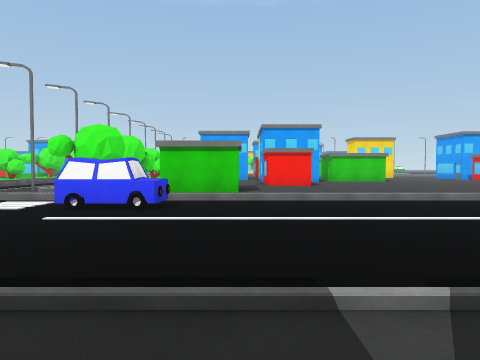
View 1 (above)

24 first-person views from a walk through a 3-D level made in the Unity game engine. The camera is 1.3 m above the floor, tilts 2° down and sees 70° across. The floor is counted in squares, 2 m on a side. Each view is taken from the middle of a square. On the plan, view 1 faces up. The plan holds only what a view shows up to about 10 squares ahead; the rest is blank. The place goes on beyond the plan. The player is left out. Surface patterns are stand-ins for the level's own textures.

View 2
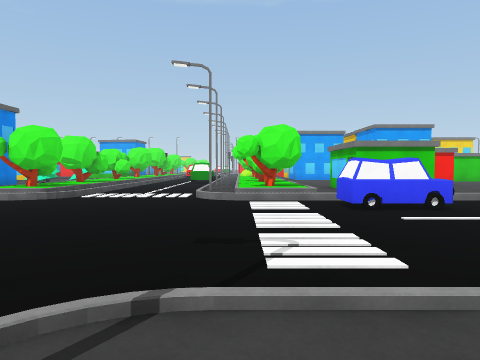

View 3
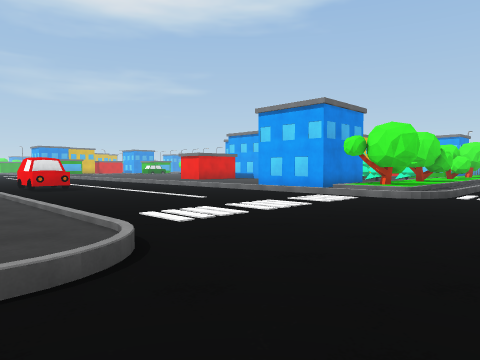

View 4
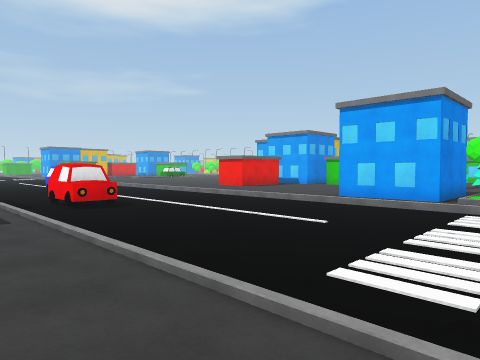

View 5
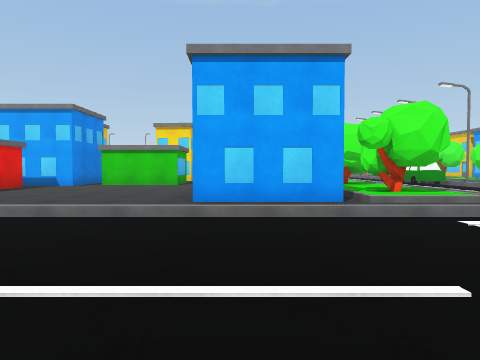

View 6
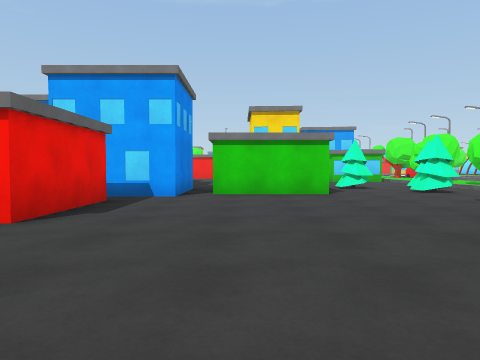

View 7
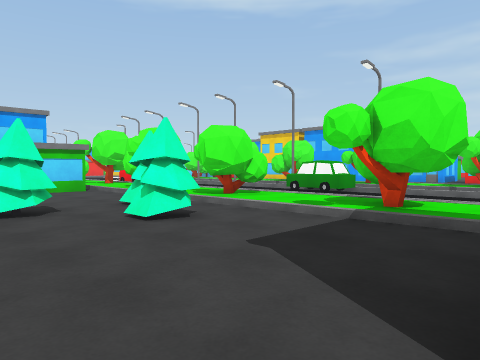

View 8
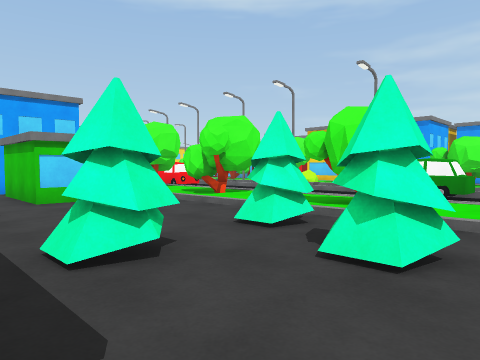

View 9
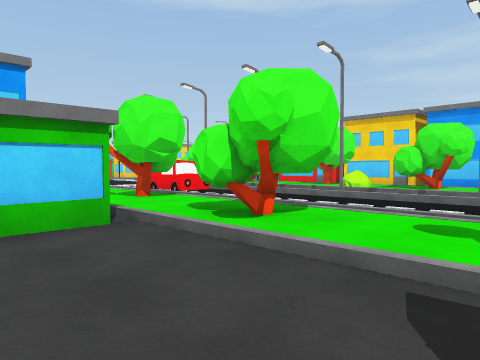

View 10
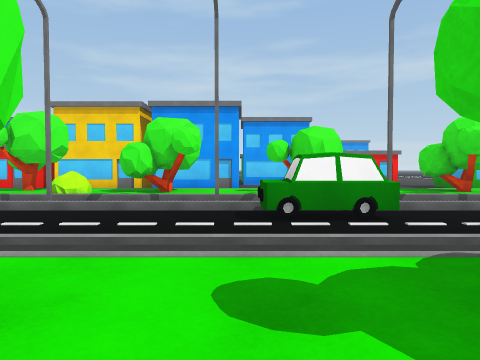

View 11
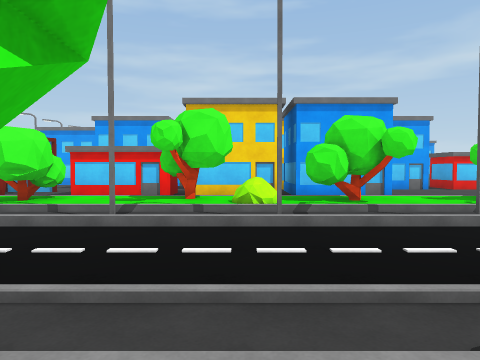

View 12
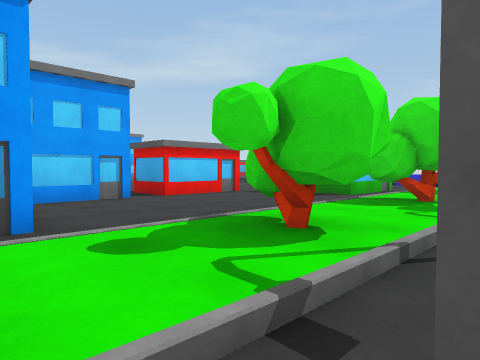

View 13
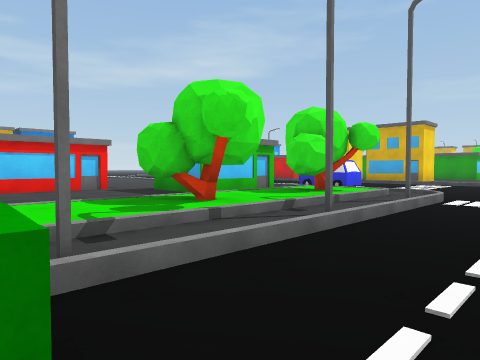

View 14
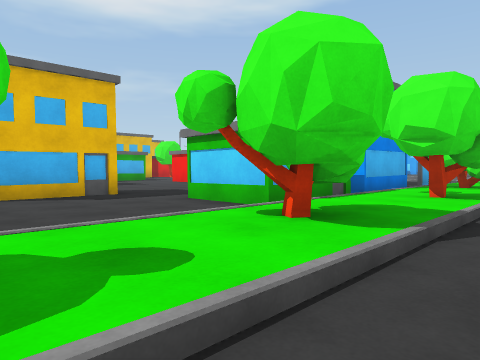

View 15
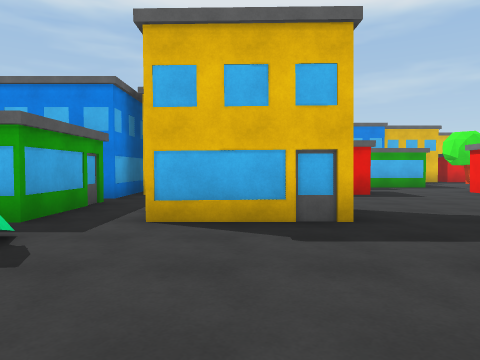

View 16
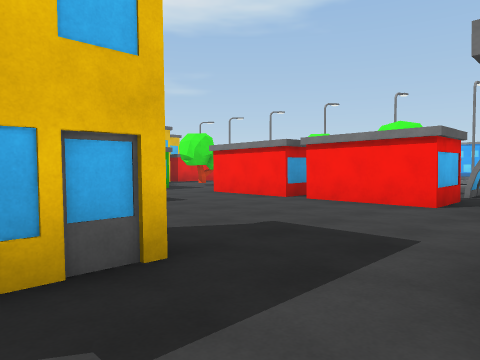

View 17
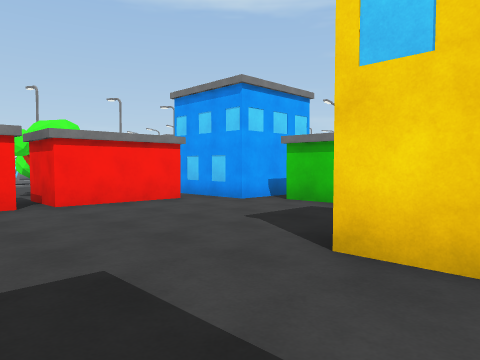

View 18
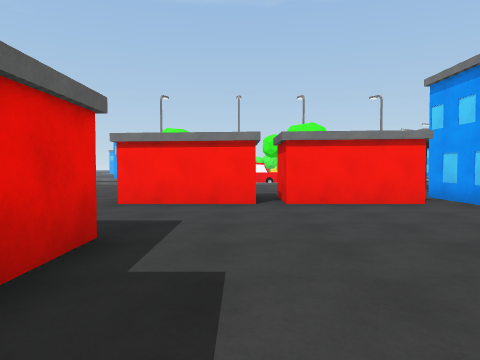

View 19
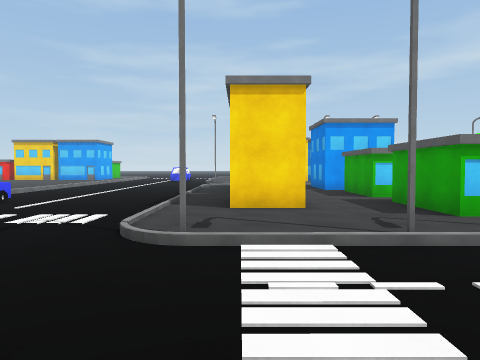

View 20
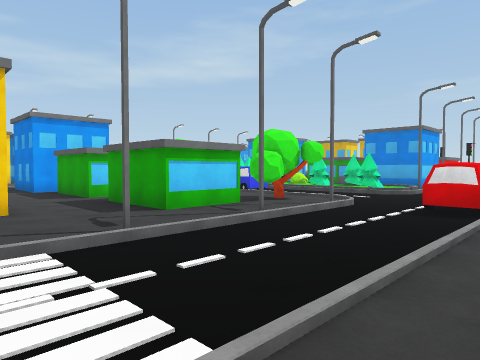

View 21
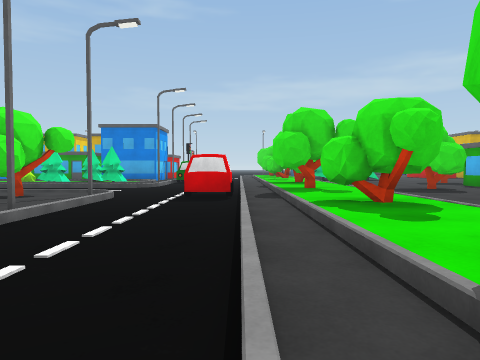

View 22
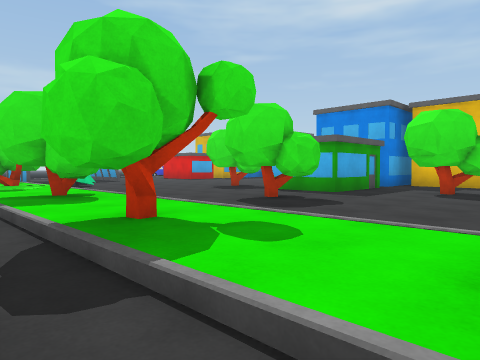

View 23
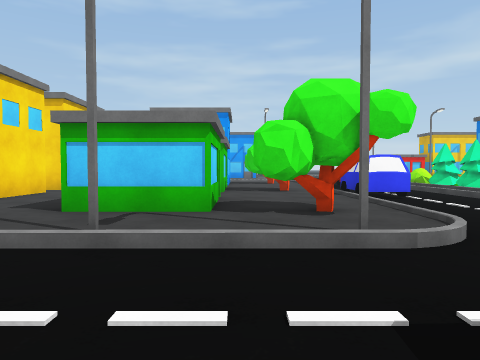

View 24
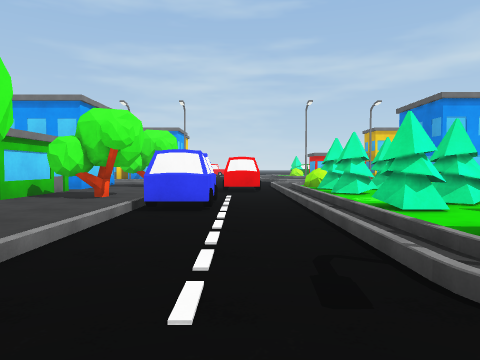

### Floor plan
Key: @ floor where view 1 was taken; # wall or solid block; . main floor; : floor 0.25 m higher than the main floor; / step, stairs or slope; T tree; B building; C car.
Columns run from 22 left of view 1 to 3 right of it. Each row starts with its distance up from view 1.
 26 .BBBBBB.  BT/ C  TT/B
 25 ........  /://C.//:/B
 24 ........##/://..#/:/BB
 23 ........BB/#T/..//TT#B
 22  B......BB/://../T//#
 21  B......BB/://..#///##
 20  B...#B.../T//..//T/B#
 19  B...##.../TT/..//T/B
 18       #.../://.CC/:/#
 17   .....T.T/T//. //T/...#
 16  BB.BBBT../T//. /TT/...B
 15    .BBB..T/://..#/:/.....
 14  ##......./://..//:/...BB
 13  B......../TT/../TT/...B
 12  B........//// .#/T/...B
 11  B......BB :// .//:/BBB.
 10   ......  /T//..#/T/B  ...
  9   ......##/TT/..//T/BBB...
  8    ........../../.........
  7     ......................
  6     ...............CC.....
  5    .......................
  4    .......................
  3  ..CC....................
  2  ........................
  1     .......///..#.......
  0          .////../..#  @
 -1            T//../..##B.
 -2            TT/..#.......
 -3            ://../.......
 -4           /T//../.B##.##
 -5          ./T//..#.## B # #
 -6     T...../://../.....B..B
 -7 B#..TT..../://C.#.T...T...
 -8  # ......./#T/C./.......
 -9    .B#..T./://......CC..
-10       ..T./:// .........CC
-11       ..../T/   ./////////
-12       ..../TT      .T.T.TT
-13        .../:/      .T  .T

Positions as (right, up) in squares from view 1, and headings:
1: (0, 0), facing up
2: (-5, 0), facing up
3: (-7, 0), facing up-left
4: (-10, 0), facing up-left
5: (-14, 3), facing up
6: (-18, 7), facing up
7: (-16, 11), facing up-right
8: (-16, 14), facing up-right
9: (-14, 17), facing up-right
10: (-12, 18), facing right
11: (-11, 22), facing right
12: (-6, 19), facing down-right
13: (-8, 16), facing down-right
14: (-9, 17), facing up-left
15: (-12, 19), facing left
16: (-14, 19), facing up-left
17: (-20, 19), facing up-right
18: (-19, 19), facing up
19: (-10, 0), facing right
20: (-10, 0), facing down-right
21: (-9, 0), facing down
22: (-9, -5), facing down-left
23: (-9, -6), facing right
24: (-7, -10), facing right
